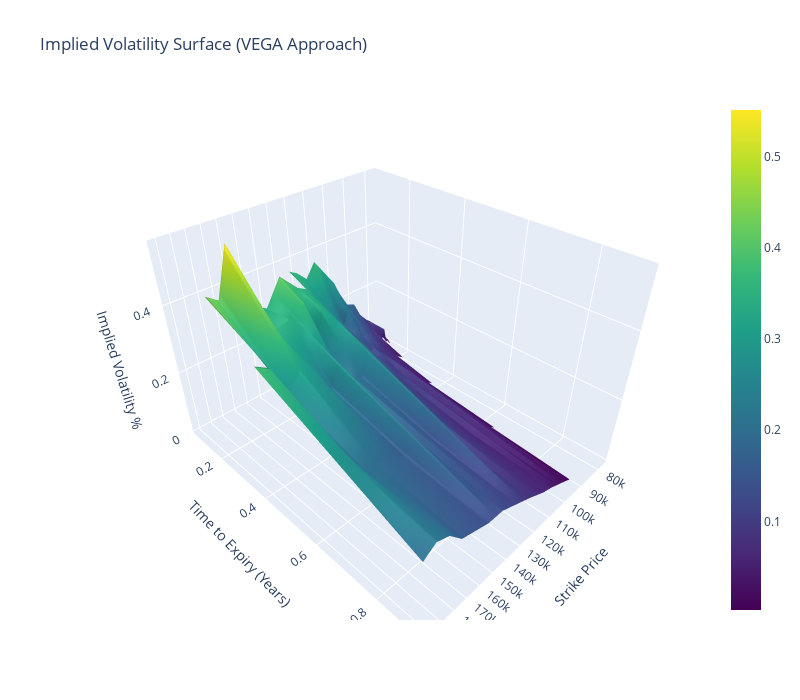

Notebook source saved alongside this figure:
### Code cell
import plotly.graph_objects as go
import numpy as np
from scipy.interpolate import griddata


# Define the columns needed from your data
strikes = btc_data['Strike Price'].values
times_to_expiration = btc_data['Time to Expiration'].values
implied_vols = btc_data['calculated_implied_volatility'].values

# Create meshgrid for strikes and times_to_expiration
X, Y = np.meshgrid(np.unique(strikes), np.unique(times_to_expiration))

# Interpolate the implied volatilities to fill the grid
Z = griddata((strikes, times_to_expiration), implied_vols, (X, Y), method='linear')

# Create the interactive 3D surface plot
fig = go.Figure(data=[go.Surface(z=Z, x=X, y=Y, colorscale='Viridis')])

fig.update_layout(
    title='Implied Volatility Surface (VEGA Approach)',
    autosize=False,
    width=800,
    height=700,
    scene=dict(
        xaxis_title='Strike Price',
        yaxis_title='Time to Expiry (Years)',
        zaxis_title='Implied Volatility %',
        xaxis=dict(type="log")
    )
)

fig.show()

### Figure 1 — Plotly figure (JSON) as saved in the notebook; plotly's stock layout.template omitted (floating-point values rounded to 4 significant figures; data arrays with more than 128 entries replaced by an {"elided": "..."} marker saying what was removed)
{"data": [{"colorscale": [[0, "#440154"], [0.1111, "#482878"], [0.2222, "#3e4989"], [0.3333, "#31688e"], [0.4444, "#26828e"], [0.5556, "#1f9e89"], [0.6667, "#35b779"], [0.7778, "#6ece58"], [0.8889, "#b5de2b"], [1, "#fde725"]], "type": "surface", "x": {"elided": "6x81 int values"}, "y": {"elided": "6x81 float values"}, "z": {"elided": "6x81 float values"}}], "layout": {"autosize": false, "height": 700, "scene": {"xaxis": {"title": {"text": "Strike Price"}, "type": "log"}, "yaxis": {"title": {"text": "Time to Expiry (Years)"}}, "zaxis": {"title": {"text": "Implied Volatility %"}}}, "title": {"text": "Implied Volatility Surface (VEGA Approach)"}, "width": 800}}
